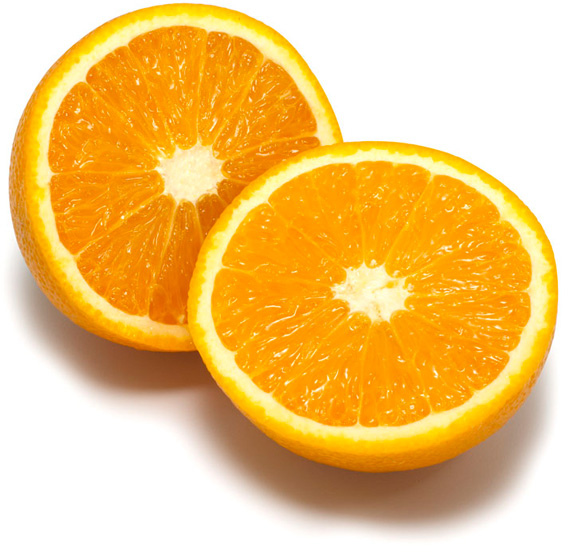
%> input picture Lab3/bildat_lab3/orange.jpg, 572 x 551 px
$ octave --eval "all_questions;"   (GNU Octave 9; MATLAB toolbox functions it lacks are replaced by stand-ins)
%> lines starting %> are read from the running program, lines starting %| are printed output that depends on the picture; in (x1, y1, x2, y2) boxes, pixels count from 0 and x2, y2 are one past the last pixel; in counts of white or black regions, pixels touching at a corner belong together; the program's own positions count from 1
### Lab3/question1.m
function question1()
  K = 8;               % number of clusters used
  L = 30;              % number of iterations
  seed = 18;           % seed used for random initialization
  scale_factor = 1.0;  % image downscale factor
  image_sigma = 1.0;   % image preblurring scale

  im = imread('orange.jpg');
  im = imresize(im, scale_factor);
  im_not_smoothed = im;
  d = 2 * ceil(image_sigma * 2) + 1;
  h = fspecial('gaussian', [d d], image_sigma);
  im = imfilter(im, h);

  %% Image.
  figure(1);
  image(im_not_smoothed);
  title('Image');

  %% Initial colors from randomly selected points (Forgy method).
  tic
  [segmentation, centers] = kmeans_segm(im, K, L, seed, 'forgy');
  toc

  figure(2);
  image(segmentation)
  % Colormap must have values in [0, 1].
  colormap(centers / 255.0);
  axis off;
  colorbar;
  title(sprintf('Forgy initialization (K=%d, L=%d, seed=%d)', K, L, seed));

  figure(3);
  im_overlayed = overlay_bounds(im_not_smoothed, segmentation);
  image(im_overlayed);
  axis off;
  colorbar('off');
  title(sprintf('Forgy initialization (K=%d, L=%d, seed=%d)', K, L, seed));

  %% K-means++.
  tic
  [segmentation, centers] = kmeans_segm(im, K, L, seed, 'k-means++');
  toc

  figure(4);
  image(segmentation)
  % Colormap must have values in [0, 1].
  colormap(centers / 255.0);
  axis off;
  colorbar;
  title(sprintf('K-means++ (K=%d, L=%d, seed=%d)', K, L, seed));

  figure(5);
  im_overlayed = overlay_bounds(im_not_smoothed, segmentation);
  image(im_overlayed);
  axis off;
  colorbar('off');
  title(sprintf('K-means++ (K=%d, L=%d, seed=%d)', K, L, seed));
end

### Lab3/functions/kmeans_segm.m
function [segmentation, centers, Lconv] = ...
         kmeans_segm(image, K, L, seed, method)
  err_limit = double(max(image, [], 'all') - min(image, [], 'all'))^2 / 256^2;
  % If L = 0, then run until converged (MSE < 1).
  % If Lconv > 0 then converged at Lconv = L.
  if nargin < 5
    method = 'k-means++';
  end
  if L == 0
    L = 100;
    until_converged = true;
  else
    until_converged = false;
  end
  if seed >= 0
    rng(seed);
  end

  Lconv = 0;
  % Check if image is already flattened.
  if ndims(image) == 2
    [height, channels] = size(image);
    width = 1;
    Ivec = image;
  else
    [height, width, channels] = size(image);
    Ivec = reshape(double(image), height * width, channels);
  end

  Avec = zeros([height * width, 1], "uint8");
  if strcmpi(method, 'forgy')
    % 'Using random points for initialization'
    % randi produces random integers [1,256] so subtract one for [0,255).
    Z = randi(height * width, K, 1);
    % Initialize centers from existing values instead of randomly
    % making them up to prevent unassigned clusters in the first round.
    centers = Ivec(Z, :);
  elseif strcmpi(method, 'k-means++')
    % 'Using K-means++ for initialization'
    % K-means++
    Z = randi(height * width, 1);
    centers = zeros(K, channels);
    centers(1, :) = Ivec(Z, :);

    for i = 2:K
      % Why does this work without sorting? Because if
      % D.^2 is a vector of squared distances, e.g.
      % [4 36 9 1 4 0 0 16 4 36] then the cumulative sum (normalized) is
      % [0.0364 0.3636 0.4455 0.4545 0.4909 0.4909 0.4909 0.6364 0.6727 1].
      % With a uniform random number generator [0,1), it is much more
      % likely to pick numbers that hit the gap between the first two values
      % than the gap between 0 and the first number. A number falling
      % between the two first numbers corresponds to index 2, which
      % corresponds to an index in Ivec that is far from the centers
      % picked so far.
      [D, ~] = pdist2(centers(1:i - 1, :), Ivec, 'euclidean', 'Smallest', 1);
      D = cumsum(D.^2);
      if D(end) == 0
        ME = MException('k_means_segm:badInitialization', ...
                        'All initial centers equal')
        throw(ME)
      end
      ix = find(rand < D/D(end), 1);
      centers(i, :) = Ivec(ix, :);
    end
  else
    ME = MException('k_means_segm:noSuchMethod', ...
                    'Method %s not recognized', method);
    throw(ME)
  end

  for l = 1:L
    [p, Avec] = pdist2(centers, Ivec, 'euclidean', 'Smallest', 1);
    mu = zeros([K, 3]);
    for k = 1:K
      avec_k = (Avec == k);
      if any(avec_k)
        mu(k, :) = mean(Ivec(avec_k, :));
      else
        mu(k, :) = centers(k, :);
      end
    end
    err = immse(centers, mu);
    centers = mu;
    if until_converged && err < err_limit
      Lconv = l;
      break;
    end
  end

  segmentation = reshape(Avec, height, width, 1);
end

### Lab3/bildat_lab3/overlay_bounds.m
function imout = overlap_bounds(im, segm)
[h,w] = size(segm);
imcut = segm(2:h-1,2:w-1);
diff = [ ones(1,w) ; ones(h-2,1), ((imcut==segm(3:h,2:w-1)) & (imcut==segm(2:h-1,3:w)) & (imcut==segm(1:h-2,2:w-1)) & (imcut==segm(2:h-1,1:w-2))), ones(h-2,1); ones(1,w) ];
mask = repmat(uint8(diff), [1,1,3]);
imout = (im .* mask);
imout(:,:,1) = imout(:,:,1) + (1 - mask(:,:,1))*255;

### Lab3/question2.m
function question2()
  function [segmentation, centers, Lconv] = ...
           kmeans_pp(im, K, L, seed, sigma, scale_factor)
    % If L = 0, then run until converged (MSE < 1).
    if nargin < 6
      scale_factor = 1.0;
    end
    if nargin < 5
      sigma = 1.0;
    end
    if scale_factor ~= 1.0
      "Scaling!"
      im = imresize(im, scale_factor);
    end
    if sigma > 0
      d = 2 * ceil(sigma * 2) + 1;
      h = fspecial('gaussian', [d d], sigma);
      im = imfilter(im, h);
    end
    [segmentation, centers, Lconv] = kmeans_segm(im, K, L, seed, 'k-means++');
  end

  % [50 lines left out: functions plot_kmeans, convergence_per_seed, not called in this run]

  function convergence_per_K()
    Ks = 2:32;
    sigma = 1.0;
    names = ['tiger1.jpg'; 'tiger2.jpg'; 'tiger3.jpg'; 'orange.jpg'];
    n_iters = 25;  % Change this to 100 for plot but takes a looong time.
    n_Ks = length(Ks);
    [n_images, ~] = size(names);
    conv = zeros(n_iters * n_images, n_Ks);

    % Set random seed based on current time and do not reinitialize below
    % (use seed = -1).
    rng('shuffle');
    for s = 1:n_Ks
      for i = 1:n_images
        fprintf('Processing "%s" (K=%d/%d)...\n', names(i, :), Ks(s), Ks(end));
        im = imread(names(i, :));
        for j = 1:n_iters
          fprintf('%d ', j);
          [~, ~, Lconv] = kmeans_pp(im, Ks(s), 0, -1, sigma);
          conv(j + (i - 1) * n_iters, s) = Lconv;
        end
        fprintf('\n');
      end

    end
    figure(101);
    boxplot(conv, Ks, 'PlotStyle', 'compact');
    xlabel('K');
    ylabel('iterations');
    title(sprintf(strcat( ...
            'Number of iterations for convergence per K\n', ...
            '(\\sigma=%.1f, iterations per K=%d*%d images=%d)'), ...
            sigma, n_iters, n_images, n_iters * n_images));
    saveas(gcf, 'report/images/q2-convergence-per-K.pdf');
  end

  % [36 lines left out: function convergence_per_sigma, not called in this run]

  % convergence_per_sigma();
  % return
  convergence_per_K();
  return
  convergence_per_seed();
  return

  K = 8;               % number of clusters used
  L = 5;               % number of iterations
  seed = 25;           % seed used for random initialization
  scale_factor = 1.0;  % image downscale factor
  image_sigma = 1.0;   % image preblurring scale

  im1 = imread('tiger1.jpg');
  im2 = imread('tiger2.jpg');
  im3 = imread('tiger3.jpg');

  %% Image.
  % [37 lines of commented-out code are left out]

  figure(5);
  subplot(3, 3, 1); plot_kmeans(im1, 6, 100, 19, image_sigma, scale_factor);
  subplot(3, 3, 2); plot_kmeans(im1, 6, 100, 44, image_sigma, scale_factor);
  subplot(3, 3, 3); plot_kmeans(im1, 6, 100, 25, image_sigma, scale_factor);
  subplot(3, 3, 4); plot_kmeans(im2, 6, 100, 19, image_sigma, scale_factor);
  subplot(3, 3, 5); plot_kmeans(im2, 6, 100, 44, image_sigma, scale_factor);
  subplot(3, 3, 6); plot_kmeans(im2, 6, 100, 25, image_sigma, scale_factor);
  subplot(3, 3, 7); plot_kmeans(im3, 6, 100, 19, image_sigma, scale_factor);
  subplot(3, 3, 8); plot_kmeans(im3, 6, 100, 44, image_sigma, scale_factor);
  subplot(3, 3, 9); plot_kmeans(im3, 6, 100, 25, image_sigma, scale_factor);

  figure(6);
  subplot(3, 3, 1); plot_kmeans(im1, 6, 100, 19, 0.01, 3);
  subplot(3, 3, 2); plot_kmeans(im1, 6, 100, 44, 0.01, 3);
  subplot(3, 3, 3); plot_kmeans(im1, 6, 100, 25, 0.01, 3);
  subplot(3, 3, 4); plot_kmeans(im2, 6, 100, 19, 0.01, 3);
  subplot(3, 3, 5); plot_kmeans(im2, 6, 100, 44, 0.01, 3);
  subplot(3, 3, 6); plot_kmeans(im2, 6, 100, 25, 0.01, 3);
  subplot(3, 3, 7); plot_kmeans(im3, 6, 100, 19, 0.01, 3);
  subplot(3, 3, 8); plot_kmeans(im3, 6, 100, 44, 0.01, 3);
  subplot(3, 3, 9); plot_kmeans(im3, 6, 100, 25, 0.01, 3);
  return


  im = imresize(im, scale_factor);
  im_not_smoothed = im;
  d = 2 * ceil(image_sigma * 2) + 1;
  h = fspecial('gaussian', [d d], image_sigma);
  im = imfilter(im, h);

  %% Image.
  figure(1);
  image(im_not_smoothed);
  title('Image');

  %% Initial colors from randomly selected points (Forgy method).
  tic
  [segmentation, centers] = kmeans_segm(im, K, L, seed, 'forgy');
  toc

  figure(2);
  image(segmentation)
  % Colormap must have values in [0, 1].
  colormap(centers / 255.0);
  axis off;
  colorbar;
  title(sprintf('Forgy initialization (K=%d, L=%d, seed=%d)', K, L, seed));

  figure(3);
  im_overlayed = overlay_bounds(im_not_smoothed, segmentation);
  image(im_overlayed);
  axis off;
  colorbar('off');
  title(sprintf('Forgy initialization (K=%d, L=%d, seed=%d)', K, L, seed));

  %% K-means++.
  tic
  [segmentation, centers] = kmeans_segm(im, K, L, seed, 'k-means++');
  toc

  figure(4);
  image(segmentation)
  % Colormap must have values in [0, 1].
  colormap(centers / 255.0);
  axis off;
  colorbar;
  title(sprintf('K-means++ (K=%d, L=%d, seed=%d)', K, L, seed));

  figure(5);
  im_overlayed = overlay_bounds(im_not_smoothed, segmentation);
  image(im_overlayed);
  axis off;
  colorbar('off');
  title(sprintf('K-means++ (K=%d, L=%d, seed=%d)', K, L, seed));
end

### Lab3/all_questions.m
function all_questions()
  addpath('.');
  addpath('functions');
  addpath('bildat_lab3');
  addpath('../vendor');
  addpath('../DD2423_Lab_Files/Images');
  addpath('../DD2423_Lab_Files/Images-m');
  addpath('../DD2423_Lab_Files/Images-mat');
  addpath('../DD2423_Lab_Files/Functions');
  question1();
%> in question1, im is the input picture: size 551x572x3 uint8; mean R, G, B 242.2, 197.1, 118.9
%> in kmeans_segm, `err_limit = double(max(image, [], 'all') - min(image, [], 'all'))^2 / ..`: err_limit = 0.992
%> in kmeans_segm, `centers = Ivec(Z, :);`: centers = [161 115 85; 252 174 22; 246 187 89; 253 144 1; 241 241 241; 254 153 1; 254 155 1; 249 147 3]
%> the loop in kmeans_segm, `for l = 1:L` made 30 passes
%> err on passes 1 to 12: 84.55, 36.57, 15.22, 7.13, 3.86, 4.14, 5.56, 3.95, 2.83, 1.8, 1.14, 0.719
%> after the loop in kmeans_segm, `for l = 1:L`: Lconv = 0; mu = [157.2 110.9 79.41; 252.1 219.1 107.8; 233.4 219.2 175.6; 246.1 144 3.6; 254 253.5 252.9; 252.6 163.3 5.04; 252.3 193.7 24.86; 218.1 121.1 9.59]
%> in question1, `[segmentation, centers] = kmeans_segm(im, K, L, seed, 'forgy');`: centers has the same summary as mu in kmeans_segm
%> in overlap_bounds, `diff = [ ones(1,w) ; ones(h-2,1), ((imcut==segm(3:h,2:w-1)) & (imcut==..`:
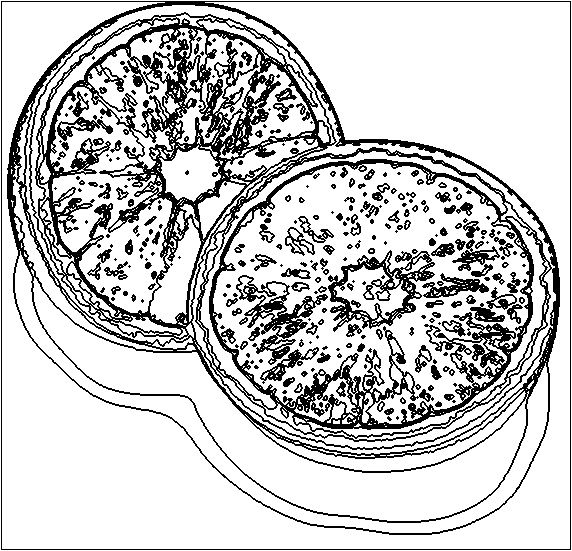
%> diff: size 551x572 double; values 0 (black) and 1 (white), 78.8% white; 287 black regions (135 under 20 px), largest, box (x1, y1, x2, y2) and area: (1, 1, 571, 550) 49535, (328, 250, 435, 332) 2676, (236, 275, 328, 365) 2164
%> in overlap_bounds, `imout(:,:,1) = imout(:,:,1) + (1 - mask(:,:,1))*255;`:
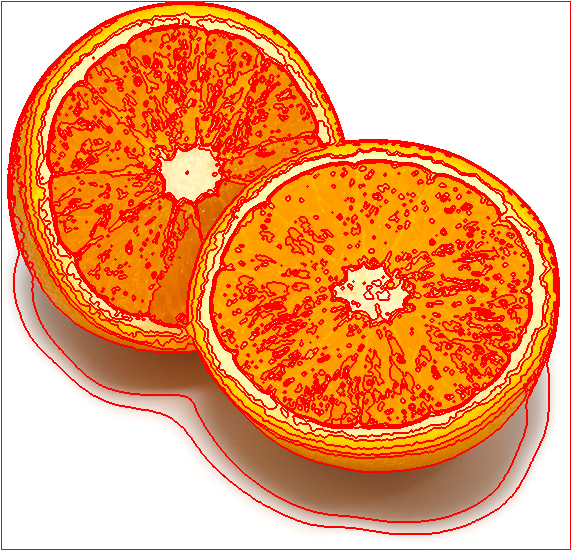
%> imout: size 551x572x3 uint8; mean R, G, B 243.9, 158.7, 106.8
%> the loop in kmeans_segm (call 2), `for l = 1:L` made 30 passes
%> err on passes 1 to 12: 57.87, 13.16, 6.46, 4.97, 3.87, 2.39, 1.33, 0.729, 0.422, 0.228, 0.148, 0.0952
%> in question1, `[segmentation, centers] = kmeans_segm(im, K, L, seed, 'k-means++');`: centers = [151.4 101.2 67.13; 251.5 157.9 4.35; 252.3 216.1 99.79; 254 253.5 253; 252.5 191 20.85; 247.1 233.4 176.4; 188.5 164.7 148.1; 231.1 130.2 6.65]
%> in overlap_bounds (call 2), `imcut = segm(2:h-1,2:w-1);`:
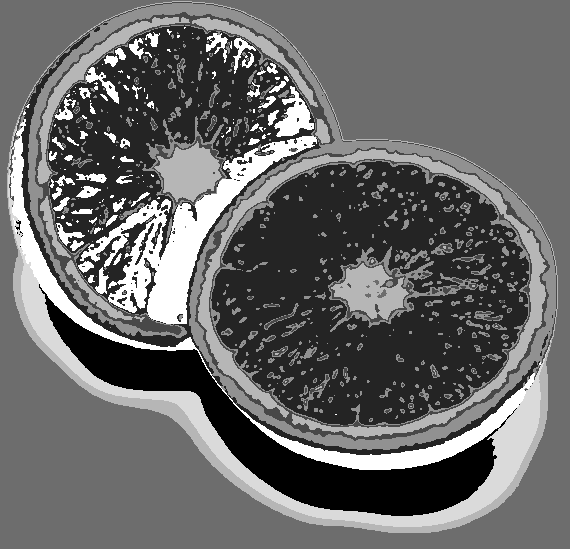
%> imcut: size 549x570 double; min 1, max 8, mean 3.88; drawn with min black and max white
%> in overlap_bounds (call 2), `diff = [ ones(1,w) ; ones(h-2,1), ((imcut==segm(3:h,2:w-1)) & (imcut==..`: diff: size 551x572 double; values 0 (black) and 1 (white), 81.4% white; black in thin lines or dots
%> in overlap_bounds (call 2), `imout(:,:,1) = imout(:,:,1) + (1 - mask(:,:,1))*255;`:
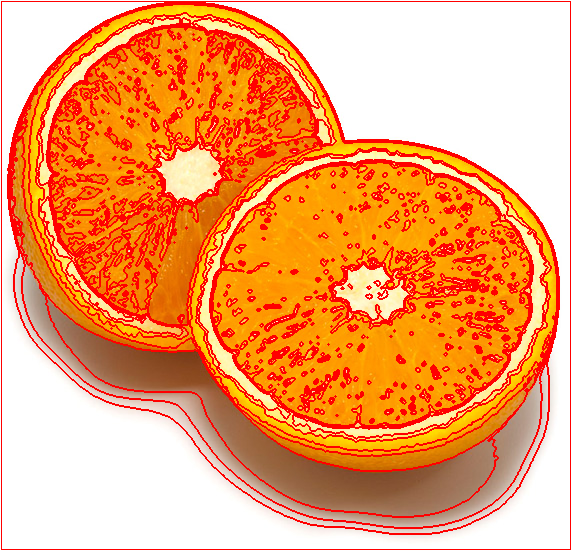
%> imout: size 551x572x3 uint8; mean R, G, B 244, 162.8, 106.8
  pause; close all;
  question2();
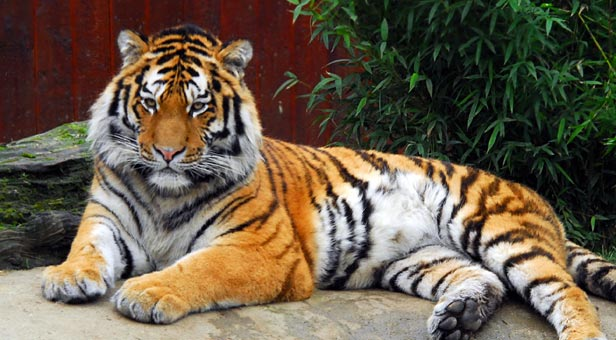
%> input picture Lab3/bildat_lab3/tiger1.jpg, 616 x 340 px
%> in convergence_per_K, im is the input picture: size 340x616x3 uint8; mean R, G, B 106, 92.5, 74.4
%> the loop in convergence_per_K, `for j = 1:n_iters` made 25 passes
%> Lconv on passes 1 to 12: 5, 4, 4, 4, 4, 4, 4, 3, 4, 4, 5, 4
%> pass 1, in kmeans_pp, `im = imfilter(im, h);`:
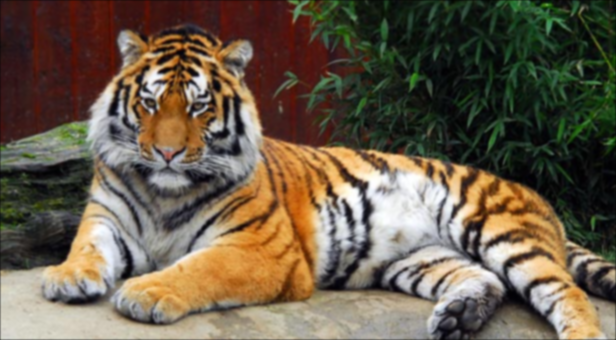
%> im: size 340x616x3 uint8; mean R, G, B 105.7, 92.2, 74.1
%> pass 3, in kmeans_pp (call 3), `[segmentation, centers, Lconv] = kmeans_segm(im, K, L, seed, 'k-means+..`:
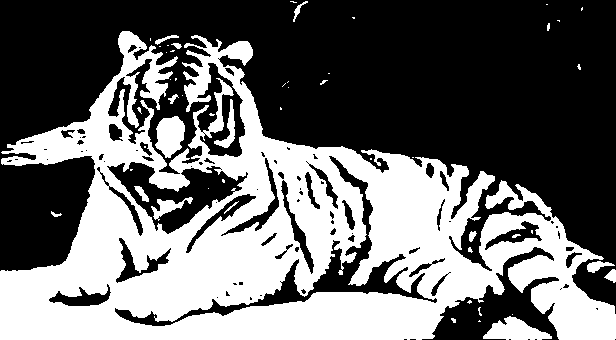
%> segmentation: size 340x616 double; values 1 (black) and 2 (white), 41.5% white; 52 white regions (35 under 20 px), largest, box (x1, y1, x2, y2) and area: (0, 31, 616, 340) 83440, (483, 316, 552, 340) 964, (155, 116, 185, 158) 897
  pause; close all;
  question3();
  pause; close all;
  question4();
  pause; close all;
  question5();
  pause; close all;
  question7();
  pause; close all;
  question11();
  pause; close all;
  question12();
  pause; close all;
  question13();
  pause; close all;
  question14();
  pause; close all;
end
%> (the run ends here)
